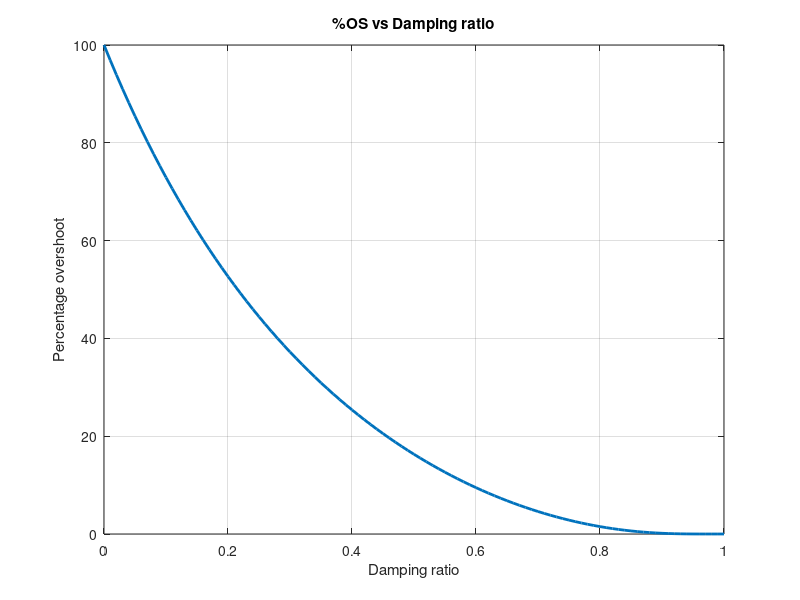

MATLAB code for this plot: (Note: this script raises an error after producing the figure.)
clc
clear
close all

z=0:0.01:1; 
PO=100*exp((-z.*pi)./(1-z.^2).^0.5); 
plot(z,PO,'linewidth',2), grid on;
title('%OS vs Damping ratio');
xlabel('Damping ratio');
ylabel('Percentage overshoot');
stepinfo(PO )